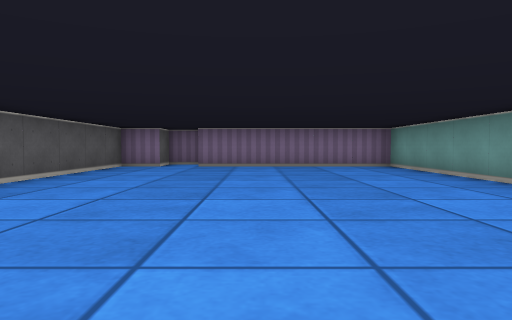
[1] (above)

24 first-person views from a walk through a cub3D maze. The camera is about half as high as the walls, tilts 2° down and sees 70° across. The floor is counted in squares. Each view is taken from the middle of a square. On the plan, view 1 faces up. The plan holds only what a view shows up to about 9 squares ahead; the rest is blank. The place goes on beyond the plan.

[2]
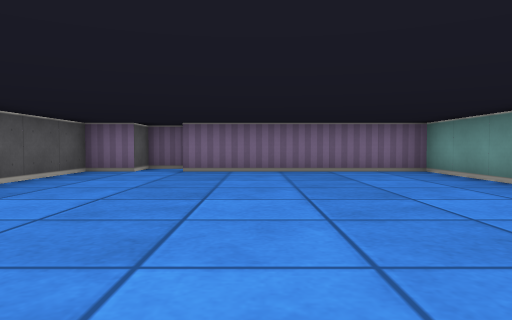

[3]
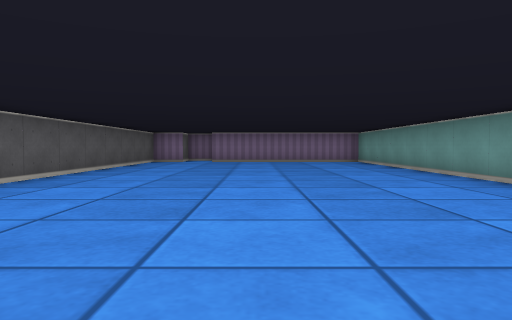

[4]
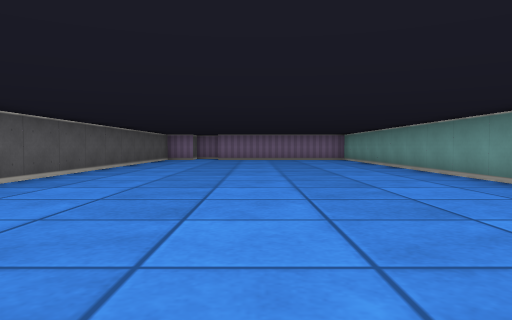

[5]
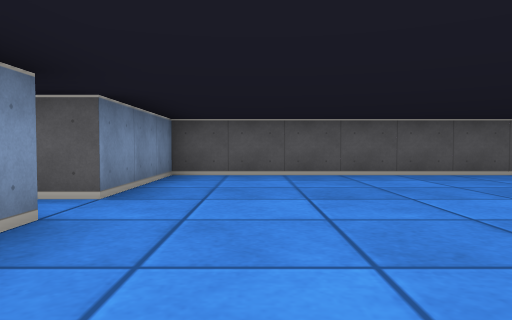

[6]
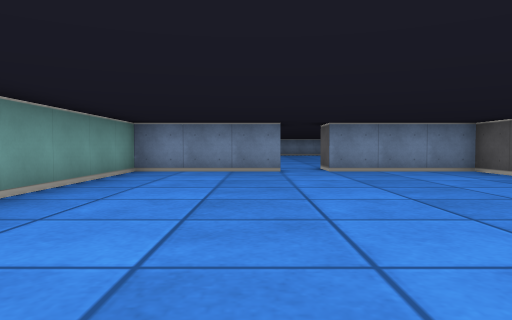

[7]
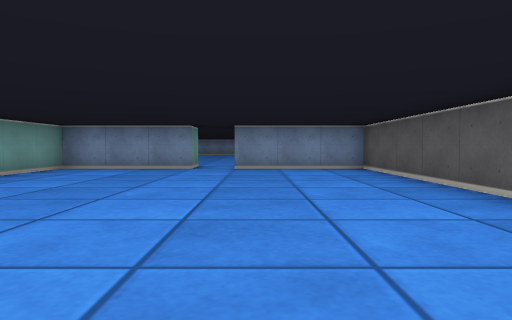

[8]
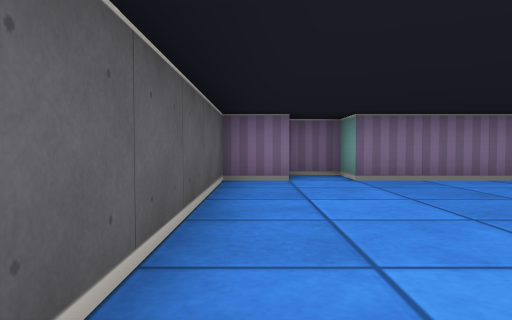

[9]
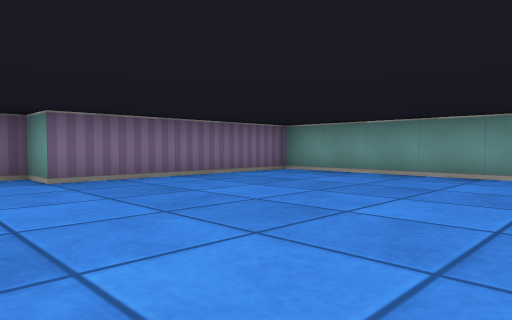

[10]
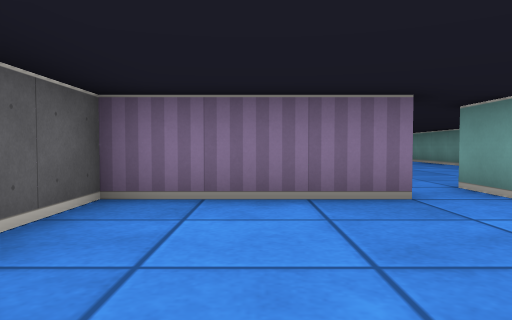

[11]
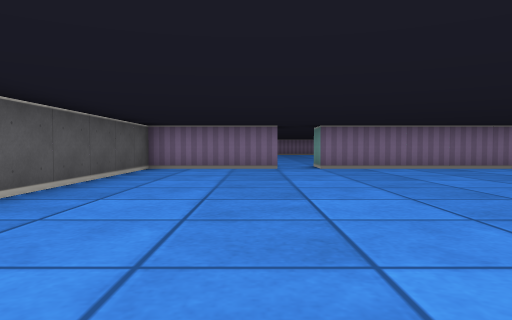

[12]
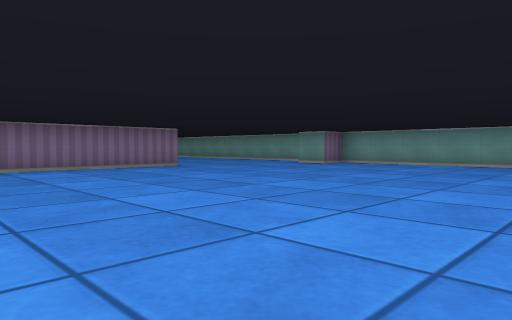

[13]
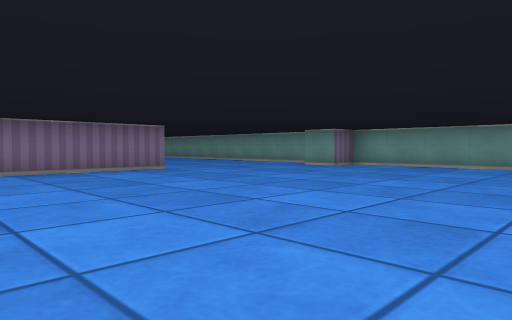

[14]
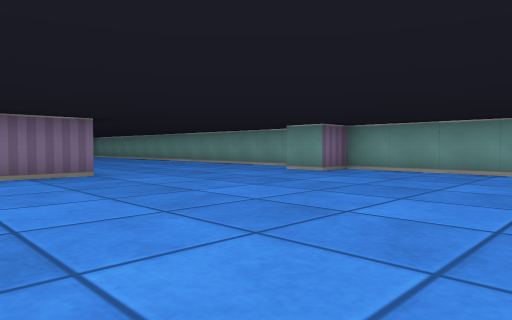

[15]
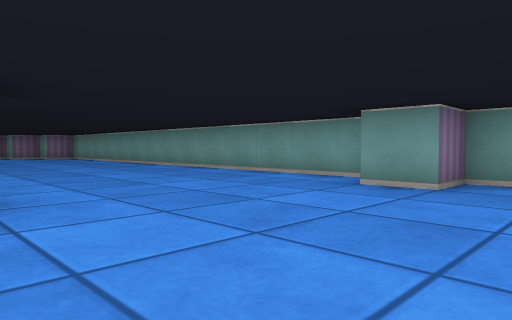

[16]
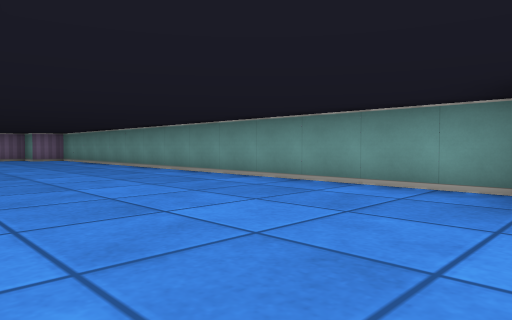

[17]
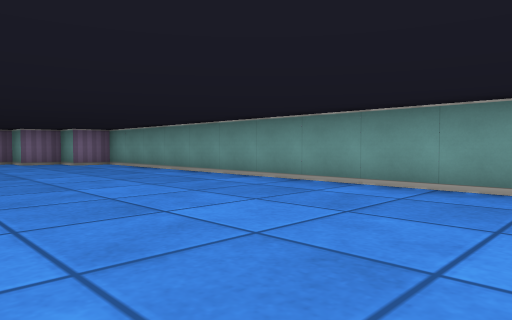

[18]
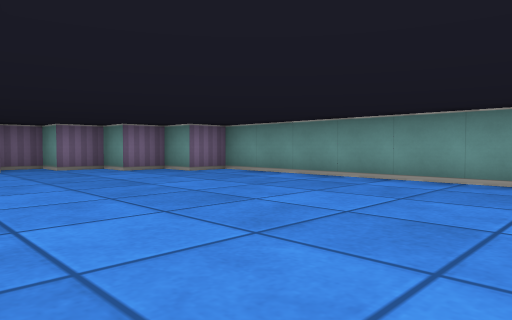

[19]
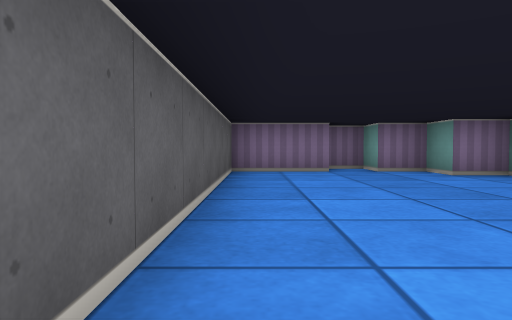

[20]
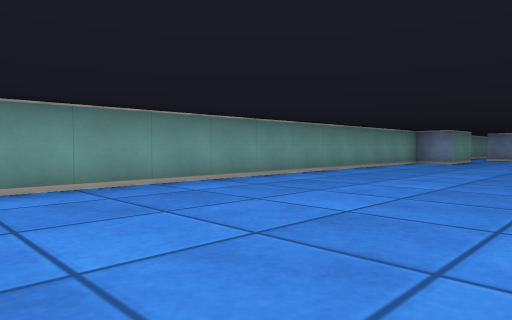

[21]
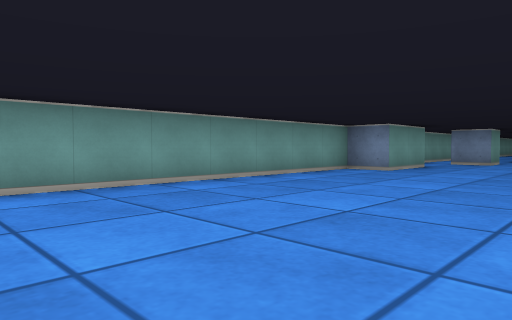

[22]
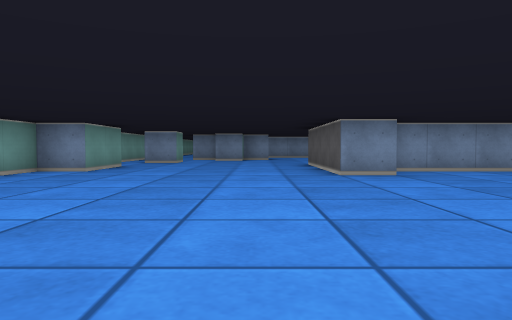

[23]
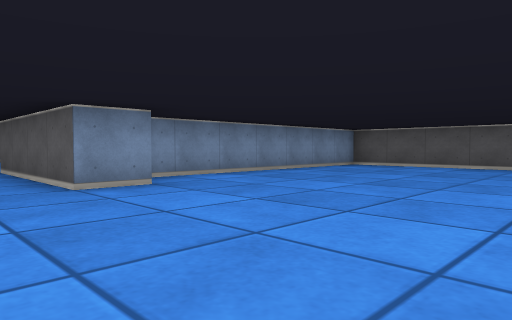

[24]
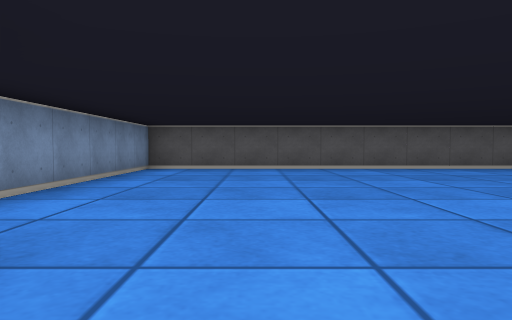

### Floor plan
Points are (right, up) in squares from view 1. A wall is a line through its corners. A room is listed if a view was taken in it or the views show most of it. See-through windows are left out.
Room 1 (views 1, 2, 3, 4, 5, 6, 7, 8, 9)
walls: (0.5, -5.5) (0.5, -4.5) (3.5, -4.5) (3.5, 9.5) (-1.5, 9.5) (-1.5, 10.5) (-2.5, 10.5) (-2.5, 9.5) (-3.5, 9.5) (-3.5, -4.5) (-0.5, -4.5) (-0.5, -5.5)
ways out: opening at (0, -5) to room 2
Room 2 (views 10, 11, 12, 13, 14, 15, 16, 17, 18, 19, 20, 21, 22, 23, 24)
walls: (3.4, -18.5) (4.5, -18.5) (4.5, -22.5); (5.6, -5.5) (0.5, -5.5); (-0.5, -5.5) (-3.5, -5.5) (-3.5, -19.5) (3.1, -19.5); (10.5, -6.2) (10.5, 7.5) (9.5, 7.5) (9.5, 8.5) (8.5, 8.5) (8.5, 9.5) (7.5, 9.5) (7.5, 10.5) (6.6, 10.5); (9.5, -21.2) (9.5, -19.5) (10.5, -19.5) (10.5, -7.5) (9.5, -7.5) (9.5, -6.5); (6.6, 9.5) (4.5, 9.5) (4.5, 2.6)
ways out: opening at (0, -5) to room 1

Where each view was taken, in squares from view 1:
view 1: 0 up, 0 right, facing up
view 2: 2 up, 0 right, facing up
view 3: 3 down, 0 right, facing up
view 4: 5 down, 0 right, facing up
view 5: 3 down, 3 right, facing left
view 6: 3 up, 1 right, facing down
view 7: 4 up, 1 left, facing down
view 8: 4 up, 3 left, facing up
view 9: 4 up, 3 left, facing up-right
view 10: 9 down, 2 left, facing up
view 11: 14 down, 1 left, facing up
view 12: 14 down, 0 right, facing up-right
view 13: 13 down, 1 right, facing up-right
view 14: 12 down, 3 right, facing up-right
view 15: 9 down, 5 right, facing up-right
view 16: 7 down, 6 right, facing up-right
view 17: 3 down, 6 right, facing up-right
view 18: 1 up, 5 right, facing up-right
view 19: 2 up, 5 right, facing up
view 20: 8 down, 6 right, facing down-right
view 21: 12 down, 6 right, facing down-right
view 22: 12 down, 6 right, facing down
view 23: 14 down, 6 right, facing down-left
view 24: 17 down, 5 right, facing left
